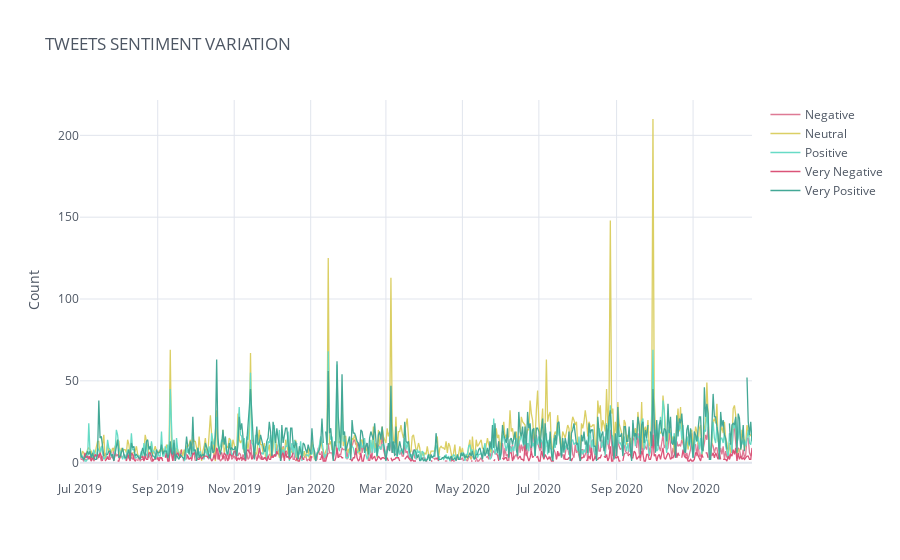

Notebook cell for this chart:
### Markdown cell above
# Sentiment Variation over Time

### Code cell
all_tweets_time = all_tweets_time[['Date','Sentiment']]
all_tweets_time.sort_values(ascending=False, by="Date",inplace=True)

# Creating a dummy column for count
all_tweets_time['ID'] = range(0,len(all_tweets_time))

all_tweets_time.groupby(['Date','Sentiment']).count()['ID'].unstack().iplot(colors=['#de7a95','#DBCF64','#67DBC6','#DB5378','#43a896'],
                                                                           title='TWEETS SENTIMENT VARIATION',
                                                                           yTitle='Count',
                                                                           theme='white')

### Figure 1 — Plotly figure (JSON) as saved in the notebook; plotly's stock layout.template omitted (floating-point values rounded to 4 significant figures; data arrays with more than 128 entries replaced by an {"elided": "..."} marker saying what was removed)
{"data": [{"line": {"color": "rgba(222, 122, 149, 1.0)", "dash": "solid", "shape": "linear", "width": 1.3}, "mode": "lines", "name": "Negative", "text": "", "type": "scatter", "x": {"elided": "536 str values"}, "y": {"elided": "536 mixed values"}}, {"line": {"color": "rgba(219, 207, 100, 1.0)", "dash": "solid", "shape": "linear", "width": 1.3}, "mode": "lines", "name": "Neutral", "text": "", "type": "scatter", "x": {"elided": "536 str values"}, "y": {"elided": "536 mixed values"}}, {"line": {"color": "rgba(103, 219, 198, 1.0)", "dash": "solid", "shape": "linear", "width": 1.3}, "mode": "lines", "name": "Positive", "text": "", "type": "scatter", "x": {"elided": "536 str values"}, "y": {"elided": "536 mixed values"}}, {"line": {"color": "rgba(219, 83, 120, 1.0)", "dash": "solid", "shape": "linear", "width": 1.3}, "mode": "lines", "name": "Very Negative", "text": "", "type": "scatter", "x": {"elided": "536 str values"}, "y": {"elided": "536 mixed values"}}, {"line": {"color": "rgba(67, 168, 150, 1.0)", "dash": "solid", "shape": "linear", "width": 1.3}, "mode": "lines", "name": "Very Positive", "text": "", "type": "scatter", "x": {"elided": "536 str values"}, "y": {"elided": "536 mixed values"}}], "layout": {"legend": {"bgcolor": "#FFFFFF", "font": {"color": "#4D5663"}}, "paper_bgcolor": "#FFFFFF", "plot_bgcolor": "#FFFFFF", "title": {"font": {"color": "#4D5663"}, "text": "TWEETS SENTIMENT VARIATION"}, "xaxis": {"gridcolor": "#E1E5ED", "showgrid": true, "tickfont": {"color": "#4D5663"}, "title": {"font": {"color": "#4D5663"}, "text": ""}, "zerolinecolor": "#E1E5ED"}, "yaxis": {"gridcolor": "#E1E5ED", "showgrid": true, "tickfont": {"color": "#4D5663"}, "title": {"font": {"color": "#4D5663"}, "text": "Count"}, "zerolinecolor": "#E1E5ED"}}}
